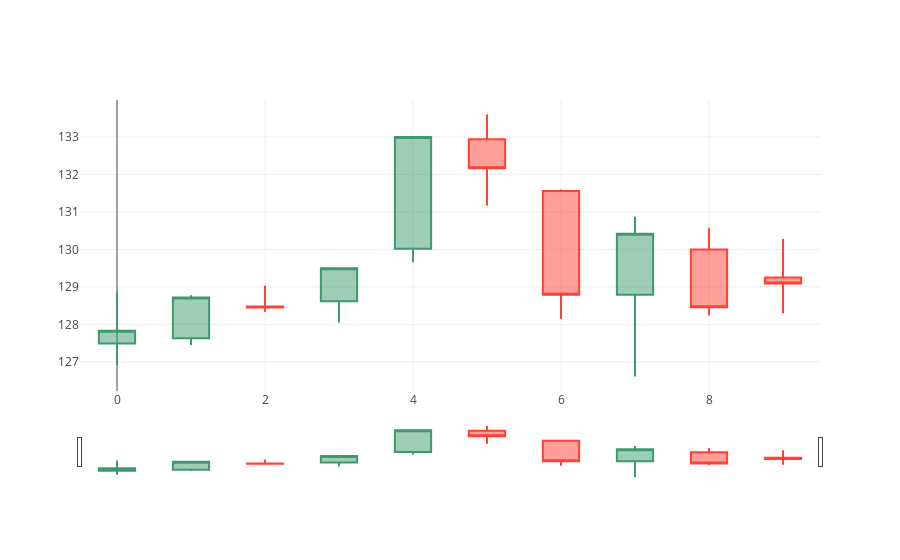

The code cell stored with this chart in its notebook:
### Markdown cell above
## 设置悬停文本

### Code cell
trace = go.Candlestick(
    open=m_df['AAPL.Open'],
    high=m_df['AAPL.High'],
    low=m_df['AAPL.Low'],
    close=m_df['AAPL.Close'],
    text=m_df['Date'],  # 将日期添加到悬停文本
)
data = [trace]
plotly.offline.iplot(data)

### Figure 1 — Plotly figure (JSON) as saved in the notebook; plotly's stock layout.template omitted (floating-point values rounded to 4 significant figures)
{"data": [{"close": [127.8, 128.7, 128.4, 129.5, 133, 132.2, 128.8, 130.4, 128.5, 129.1], "high": [128.9, 128.8, 129.0, 129.5, 133, 133.6, 131.6, 130.9, 130.6, 130.3], "low": [126.9, 127.4, 128.3, 128.1, 129.7, 131.2, 128.1, 126.6, 128.2, 128.3], "open": [127.5, 127.6, 128.5, 128.6, 130.0, 132.9, 131.6, 128.8, 130, 129.2], "text": ["2015-02-17", "2015-02-18", "2015-02-19", "2015-02-20", "2015-02-23", "2015-02-24", "2015-02-25", "2015-02-26", "2015-02-27", "2015-03-02"], "type": "candlestick", "uid": "d8507528-21ad-4a2f-89f9-a3632e50e3a3"}], "layout": {}}
